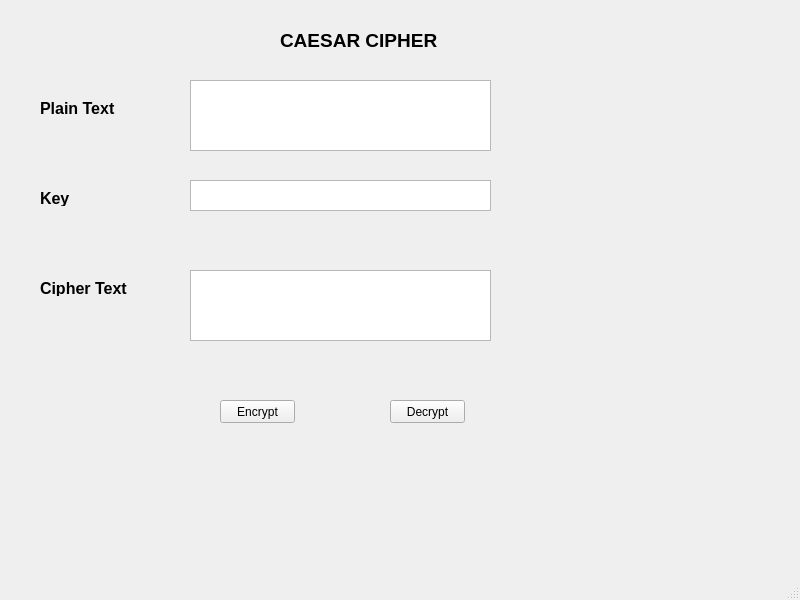
<?xml version="1.0" encoding="UTF-8"?>
<ui version="4.0">
 <class>MainWindow</class>
 <widget class="QMainWindow" name="MainWindow">
  <property name="geometry">
   <rect>
    <x>0</x>
    <y>0</y>
    <width>800</width>
    <height>600</height>
   </rect>
  </property>
  <property name="windowTitle">
   <string>MainWindow</string>
  </property>
  <widget class="QWidget" name="centralwidget">
   <widget class="QLabel" name="label">
    <property name="geometry">
     <rect>
      <x>280</x>
      <y>20</y>
      <width>171</width>
      <height>41</height>
     </rect>
    </property>
    <property name="font">
     <font>
      <pointsize>14</pointsize>
      <weight>75</weight>
      <bold>true</bold>
     </font>
    </property>
    <property name="text">
     <string>CAESAR CIPHER</string>
    </property>
   </widget>
   <widget class="QLabel" name="label_2">
    <property name="geometry">
     <rect>
      <x>40</x>
      <y>100</y>
      <width>91</width>
      <height>16</height>
     </rect>
    </property>
    <property name="font">
     <font>
      <pointsize>12</pointsize>
      <weight>75</weight>
      <bold>true</bold>
     </font>
    </property>
    <property name="text">
     <string>Plain Text</string>
    </property>
   </widget>
   <widget class="QLabel" name="label_3">
    <property name="geometry">
     <rect>
      <x>40</x>
      <y>190</y>
      <width>81</width>
      <height>16</height>
     </rect>
    </property>
    <property name="font">
     <font>
      <pointsize>12</pointsize>
      <weight>75</weight>
      <bold>true</bold>
     </font>
    </property>
    <property name="text">
     <string>Key</string>
    </property>
   </widget>
   <widget class="QLabel" name="label_4">
    <property name="geometry">
     <rect>
      <x>40</x>
      <y>280</y>
      <width>111</width>
      <height>16</height>
     </rect>
    </property>
    <property name="font">
     <font>
      <pointsize>12</pointsize>
      <weight>75</weight>
      <bold>true</bold>
     </font>
    </property>
    <property name="text">
     <string>Cipher Text</string>
    </property>
   </widget>
   <widget class="QTextEdit" name="txt_plain_text">
    <property name="geometry">
     <rect>
      <x>190</x>
      <y>80</y>
      <width>301</width>
      <height>71</height>
     </rect>
    </property>
   </widget>
   <widget class="QTextEdit" name="txt_key">
    <property name="geometry">
     <rect>
      <x>190</x>
      <y>180</y>
      <width>301</width>
      <height>31</height>
     </rect>
    </property>
   </widget>
   <widget class="QTextEdit" name="txt_cipher_text">
    <property name="geometry">
     <rect>
      <x>190</x>
      <y>270</y>
      <width>301</width>
      <height>71</height>
     </rect>
    </property>
   </widget>
   <widget class="QPushButton" name="btn_encrypt">
    <property name="geometry">
     <rect>
      <x>220</x>
      <y>400</y>
      <width>75</width>
      <height>23</height>
     </rect>
    </property>
    <property name="text">
     <string>Encrypt</string>
    </property>
   </widget>
   <widget class="QPushButton" name="btn_decrypt">
    <property name="geometry">
     <rect>
      <x>390</x>
      <y>400</y>
      <width>75</width>
      <height>23</height>
     </rect>
    </property>
    <property name="text">
     <string>Decrypt</string>
    </property>
   </widget>
  </widget>
  <widget class="QMenuBar" name="menubar">
   <property name="geometry">
    <rect>
     <x>0</x>
     <y>0</y>
     <width>800</width>
     <height>21</height>
    </rect>
   </property>
  </widget>
  <widget class="QStatusBar" name="statusbar"/>
 </widget>
 <resources/>
 <connections/>
</ui>
